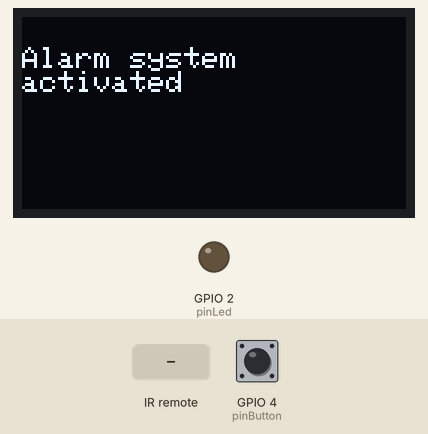
This program was run on a simulated ESP32. Parts: 128×64 one-colour display, output pins drawn as LEDs (lit = HIGH). Inputs (shaded band) come from the test bench; at power-on: GPIO 4 (pinButton) HIGH. What the program prints to the serial monitor is not drawn.

Above: at 1.2 s.
1.3 s: infrared code 0x3C received
At 2.5 s:
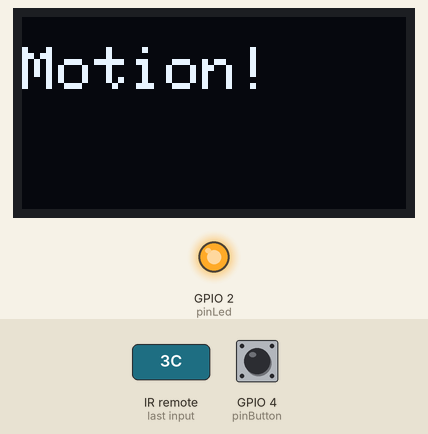
2.8 s: GPIO 4 (pinButton) pulled LOW for 0.15 s
At 3.7 s:
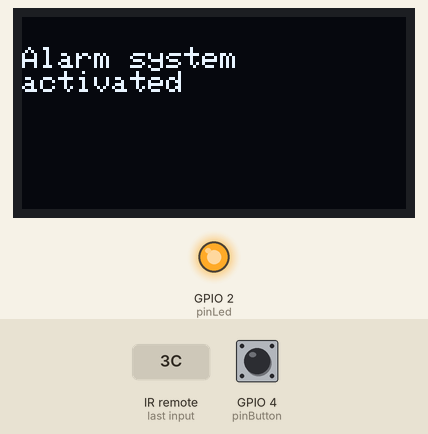
Timing chart, 0 to 5.8 s (numbered marks = the images above; inputs shaded):
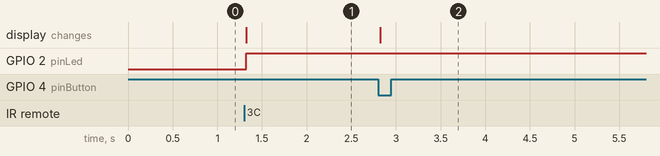

Measured:
- after the input at 1.3 s, GPIO 2 (pinLed): LOW → HIGH at once; the display: changes at once (image 1)
- after the input at 2.8 s, the display: changes at once (image 2)

The program:

main.cpp
```cpp
#include <Adafruit_SH1106.h>
#include <Arduino.h>
#include <RCSwitch.h>
#include <Wire.h>

#define pinReceiver 13
#define pinButton 4
#define pinLed 2

RCSwitch mySwitch = RCSwitch();

int code = 0;
bool ledStatus = false;

#define i2C_ADDRESS 0x3C
Adafruit_SH1106 display;

void resetScreen() {
    display.clearDisplay();
    display.setTextSize(1);
    display.setCursor(0, 10);
    display.println("Alarm system");
    display.println("activated");
    display.display();
}

void alarmScreen() {
    display.clearDisplay();
    display.setTextSize(2);
    display.setCursor(0, 10);
    display.println("Motion!");
    display.display();
}

void setup() {
    Serial.begin(115200);
    Serial.println("Starting receiver...");

    pinMode(pinButton, INPUT_PULLUP);
    pinMode(pinLed, OUTPUT);

    mySwitch.enableReceive(pinReceiver);

    display.begin(SH1106_SWITCHCAPVCC, i2C_ADDRESS);
    display.setTextColor(WHITE);
    resetScreen();

    display.display();

    Serial.println("Setup complete");
}

void loop() {
    digitalWrite(pinLed, ledStatus);
    bool digitalReadButton = !digitalRead(pinButton);

    if (digitalReadButton == HIGH) {
        resetScreen();
    }

    if (mySwitch.available()) {
        unsigned long receivedCode = mySwitch.getReceivedValue();

        if (receivedCode == 0) {
            Serial.println("Unknown encoding");
        } else {
            ledStatus = !ledStatus;  // Toggle LED status on each received code
            Serial.print("Received code: ");
            Serial.print(receivedCode);
            Serial.print(" / bitlength: ");
            Serial.print(mySwitch.getReceivedBitlength());
            Serial.print(" / delay: ");
            Serial.print(mySwitch.getReceivedDelay());
            Serial.print(" / protocol: ");
            Serial.println(mySwitch.getReceivedProtocol());
            alarmScreen();
        }

        mySwitch.resetAvailable();
    }
}
```
